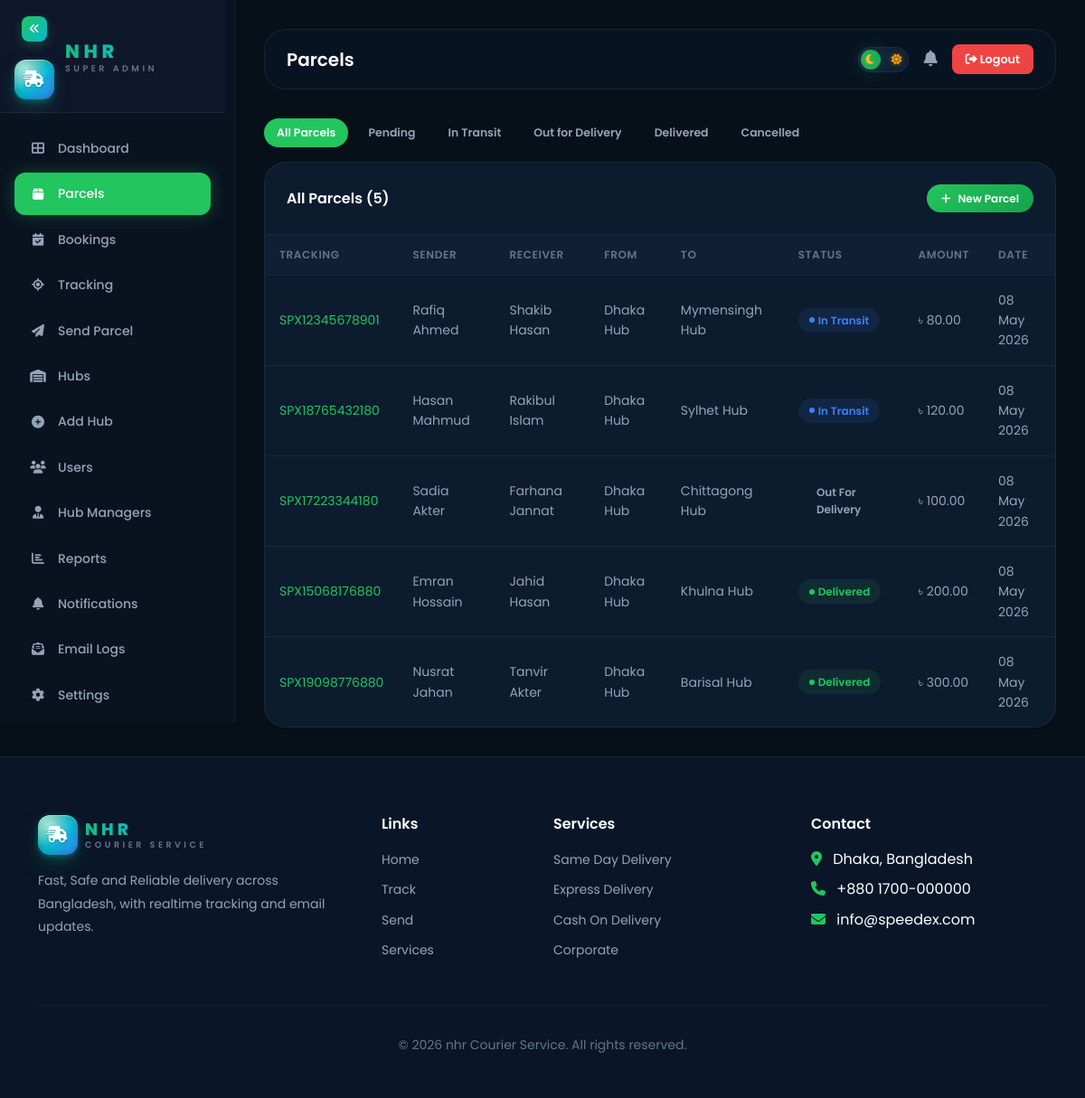
The page /admin/parcels.php (signed in) on the database its author committed.
### tables this page shows
CREATE TABLE `parcels` (
  `id` INT UNSIGNED AUTO_INCREMENT PRIMARY KEY,
  `tracking_id` VARCHAR(20) NOT NULL UNIQUE,
  `sender_name` VARCHAR(100) NOT NULL,
  `sender_phone` VARCHAR(20) NOT NULL,
  `sender_email` VARCHAR(255) DEFAULT NULL,
  `sender_address` TEXT NOT NULL,
  `sender_hub_id` INT UNSIGNED NOT NULL,
  `receiver_name` VARCHAR(100) NOT NULL,
  `receiver_phone` VARCHAR(20) NOT NULL,
  `receiver_email` VARCHAR(255) DEFAULT NULL,
  `receiver_address` TEXT NOT NULL,
  `receiver_hub_id` INT UNSIGNED NOT NULL,
  `parcel_type` ENUM('document','small_parcel','medium_parcel','large_parcel','fragile') NOT NULL DEFAULT 'small_parcel',
  `weight` DECIMAL(6,2) NOT NULL DEFAULT 0.00,
  `description` TEXT DEFAULT NULL,
  `delivery_type` ENUM('standard','express','same_day') NOT NULL DEFAULT 'standard',
  `payment_method` ENUM('sender_pay','receiver_pay','cod') NOT NULL DEFAULT 'sender_pay',
  `cod_amount` DECIMAL(10,2) DEFAULT 0.00,
  `delivery_charge` DECIMAL(10,2) NOT NULL DEFAULT 0.00,
  `total_amount` DECIMAL(10,2) NOT NULL DEFAULT 0.00,
  `status` ENUM('pending','picked_up','in_transit','at_hub','out_for_delivery','delivered','returned','cancelled') NOT NULL DEFAULT 'pending',
  `booked_by` INT UNSIGNED DEFAULT NULL,
  `delivered_at` DATETIME DEFAULT NULL,
  `estimated_delivery` DATE DEFAULT NULL,
  `created_at` TIMESTAMP DEFAULT CURRENT_TIMESTAMP,
  `updated_at` TIMESTAMP DEFAULT CURRENT_TIMESTAMP ON UPDATE CURRENT_TIMESTAMP,
  INDEX `idx_parcels_tracking` (`tracking_id`),
  INDEX `idx_parcels_status` (`status`),
  FOREIGN KEY (`sender_hub_id`) REFERENCES `hubs`(`id`) ON DELETE RESTRICT,
  FOREIGN KEY (`receiver_hub_id`) REFERENCES `hubs`(`id`) ON DELETE RESTRICT,
  FOREIGN KEY (`booked_by`) REFERENCES `users`(`id`) ON DELETE SET NULL
);

CREATE TABLE `hubs` (
  `id` INT UNSIGNED AUTO_INCREMENT PRIMARY KEY,
  `name` VARCHAR(100) NOT NULL,
  `code` VARCHAR(20) NOT NULL UNIQUE,
  `district` VARCHAR(100) NOT NULL,
  `area` VARCHAR(100) NOT NULL,
  `address` TEXT NOT NULL,
  `phone` VARCHAR(20) NOT NULL,
  `email` VARCHAR(255) DEFAULT NULL,
  `manager_id` INT UNSIGNED DEFAULT NULL,
  `status` ENUM('active','inactive') NOT NULL DEFAULT 'active',
  `created_at` TIMESTAMP DEFAULT CURRENT_TIMESTAMP,
  `updated_at` TIMESTAMP DEFAULT CURRENT_TIMESTAMP ON UPDATE CURRENT_TIMESTAMP,
  INDEX `idx_hubs_district` (`district`),
  INDEX `idx_hubs_status` (`status`)
);

### config/database.php (called while the page is built, shortened)
<?php
function sanitize($input): string {
    return htmlspecialchars(trim((string)$input), ENT_QUOTES, 'UTF-8');
}

### admin/parcels.php (the view, shortened to what this page needs)
<?php
require_once __DIR__ . '/../includes/admin_shell.php';
require_once __DIR__ . '/../config/database.php';
$db = Database::getConnection();
$status = $_GET['status'] ?? 'all';
$sql = "SELECT p.*, s.name AS from_hub, r.name AS to_hub
        FROM parcels p
        JOIN hubs s ON s.id=p.sender_hub_id
        JOIN hubs r ON r.id=p.receiver_hub_id";
$params = [];
$sql .= " ORDER BY p.created_at DESC";
$st = $db->prepare($sql); $st->execute($params); $rows = $st->fetchAll();
$labels = [
  'all'=>'All Parcels','pending'=>'Pending','in_transit'=>'In Transit',
  'at_hub'=>'At Hub','out_for_delivery'=>'Out for Delivery',
  'delivered'=>'Delivered','cancelled'=>'Cancelled'
];
$chips = ['all','pending','in_transit','out_for_delivery','delivered','cancelled'];
?>
<div class="filter-chips">
  <?php foreach ($chips as $c): ?>
    <a class="filter-chip <?= $status===$c?'active':'' ?>" href="?status=<?= $c ?>"><?= $labels[$c] ?></a>
  <?php endforeach; ?>
</div>
<div class="table-wrapper">
  <div class="table-header">
    <h6 style="font-weight:600;margin:0;"><?= $labels[$status] ?? 'Parcels' ?> (<?= count($rows) ?>)</h6>
    <a href="<?= BASE_URL ?>/send-parcel.php" class="btn-speedex" style="padding:6px 16px;font-size:.75rem;"><i class="fas fa-plus"></i> New Parcel</a>
  </div>
  <div style="overflow-x:auto;"><table class="table-speedex">
    <thead><tr><th>Tracking</th><th>Sender</th><th>Receiver</th><th>From</th><th>To</th><th>Status</th><th>Amount</th><th>Date</th></tr></thead>
    <tbody>
    <?php if (empty($rows)): ?>
      <tr><td colspan="8" style="text-align:center;padding:30px;color:var(--text-secondary);">No parcels found for this filter.</td></tr>
    <?php else: foreach ($rows as $p): ?>
      <tr class="parcel-row" onclick="window.location='<?= BASE_URL ?>/track.php?id=<?= urlencode($p['tracking_id']) ?>'">
        <td class="text-primary-green"><?= sanitize($p['tracking_id']) ?></td>
        <td><?= sanitize($p['sender_name']) ?></td><td><?= sanitize($p['receiver_name']) ?></td>
        <td><?= sanitize($p['from_hub']) ?></td><td><?= sanitize($p['to_hub']) ?></td>
        <td><span class="badge-status badge-<?= str_replace('_','-',$p['status']) ?>"><?= ucwords(str_replace('_',' ',$p['status'])) ?></span></td>
        <td>৳ <?= number_format($p['total_amount'],2) ?></td>
        <td><?= date('d M Y', strtotime($p['created_at'])) ?></td>
      </tr>
    <?php endforeach; endif; ?>
    </tbody></table></div>
</div>

### assets/css/extras.css (style rules this page uses)
.filter-chips { display:flex;flex-wrap:wrap;gap:.5rem;margin-bottom:1rem; }
.filter-chip { padding:6px 14px;border-radius:999px;font-size:.78rem;font-weight:600; border:1px solid var(--border);color:var(--text-secondary); text-decoration:none;transition:all .15s ease;background:transparent; }
.filter-chip.active { background:var(--primary);color:#fff;border-color:var(--primary); }
tr.parcel-row { cursor:pointer;transition:background .15s; }

### rows shown on the page
parcels: tracking "SPX12345678901", sender_name "Rafiq Ahmed", receiver_name "Shakib Hasan", sender_hub.name "Dhaka Hub", receiver_hub.name "Mymensingh Hub", status "In Transit", total_amount "80.00", created_at "08 May 2026"
parcels: tracking "SPX18765432180", sender_name "Hasan Mahmud", receiver_name "Rakibul Islam", sender_hub.name "Dhaka Hub", receiver_hub.name "Sylhet Hub", status "In Transit", total_amount "120.00", created_at "08 May 2026"
parcels: tracking "SPX17223344180", sender_name "Sadia Akter", receiver_name "Farhana Jannat", sender_hub.name "Dhaka Hub", receiver_hub.name "Chittagong Hub", status "Out For Delivery", total_amount "100.00", created_at "08 May 2026"
parcels: tracking "SPX15068176880", sender_name "Emran Hossain", receiver_name "Jahid Hasan", sender_hub.name "Dhaka Hub", receiver_hub.name "Khulna Hub", status "Delivered", total_amount "200.00", created_at "08 May 2026"
parcels: tracking "SPX19098776880", sender_name "Nusrat Jahan", receiver_name "Tanvir Akter", sender_hub.name "Dhaka Hub", receiver_hub.name "Barisal Hub", status "Delivered", total_amount "300.00", created_at "08 May 2026"

### other values the page prints
$title "Parcels"
$labels[$c] "All Parcels"
$labels[$c] "Pending"
$labels[$c] "In Transit"
$labels[$c] "Out for Delivery"
$labels[$c] "Delivered"
$labels[$c] "Cancelled"
$labels[$status] "All Parcels"
count($rows) "5"
